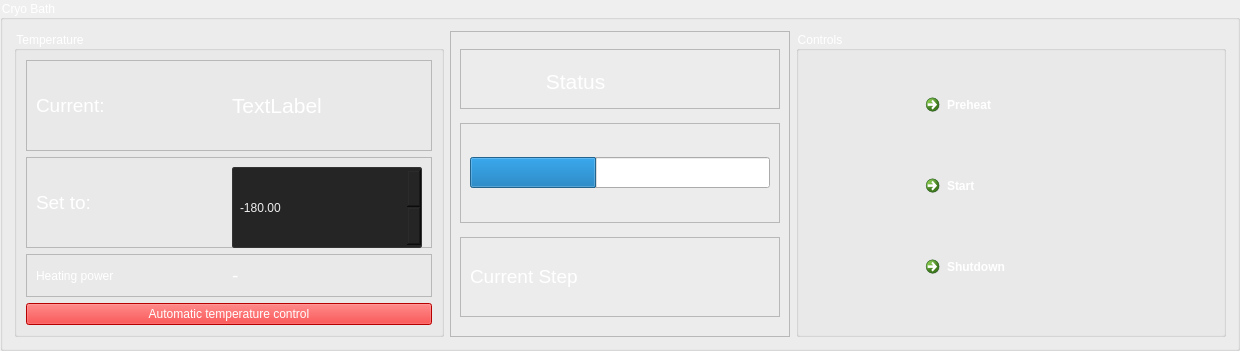
               <widget class="QGroupBox" name="cryo_box">
                <property name="cursor">
                 <cursorShape>ArrowCursor</cursorShape>
                </property>
                <property name="acceptDrops">
                 <bool>false</bool>
                </property>
                <property name="whatsThis">
                 <string/>
                </property>
                <property name="styleSheet">
                 <string notr="true">color: rgb(255, 255, 255)</string>
                </property>
                <property name="title">
                 <string>Cryo Bath</string>
                </property>
                <property name="checkable">
                 <bool>false</bool>
                </property>
                <layout class="QHBoxLayout" name="horizontalLayout_11">
                 <item>
                  <widget class="QGroupBox" name="temp_box_bottom_4">
                   <property name="minimumSize">
                    <size>
                     <width>430</width>
                     <height>229</height>
                    </size>
                   </property>
                   <property name="title">
                    <string>Temperature</string>
                   </property>
                   <layout class="QVBoxLayout" name="verticalLayout_15">
                    <item>
                     <widget class="QFrame" name="frame_24">
                      <property name="minimumSize">
                       <size>
                        <width>0</width>
                        <height>91</height>
                       </size>
                      </property>
                      <property name="maximumSize">
                       <size>
                        <width>16777215</width>
                        <height>91</height>
                       </size>
                      </property>
                      <property name="frameShape">
                       <enum>QFrame::StyledPanel</enum>
                      </property>
                      <property name="frameShadow">
                       <enum>QFrame::Raised</enum>
                      </property>
                      <layout class="QHBoxLayout" name="horizontalLayout_29">
                       <item>
                        <widget class="QLabel" name="label_8">
                         <property name="font">
                          <font>
                           <pointsize>14</pointsize>
                          </font>
                         </property>
                         <property name="text">
                          <string>Current:</string>
                         </property>
                        </widget>
                       </item>
                       <item>
                        <widget class="QLabel" name="temp_lable_bottom_4">
                         <property name="minimumSize">
                          <size>
                           <width>91</width>
                           <height>51</height>
                          </size>
                         </property>
                         <property name="font">
                          <font>
                           <pointsize>16</pointsize>
                          </font>
                         </property>
                         <property name="text">
                          <string>TextLabel</string>
                         </property>
                        </widget>
                       </item>
                      </layout>
                     </widget>
                    </item>
                    <item>
                     <widget class="QFrame" name="frame_5">
                      <property name="minimumSize">
                       <size>
                        <width>0</width>
                        <height>91</height>
                       </size>
                      </property>
                      <property name="maximumSize">
                       <size>
                        <width>16777215</width>
                        <height>91</height>
                       </size>
                      </property>
                      <property name="frameShape">
                       <enum>QFrame::StyledPanel</enum>
                      </property>
                      <property name="frameShadow">
                       <enum>QFrame::Raised</enum>
                      </property>
                      <layout class="QHBoxLayout" name="horizontalLayout_10">
                       <item>
                        <widget class="QLabel" name="label_12">
                         <property name="font">
                          <font>
                           <pointsize>14</pointsize>
                          </font>
                         </property>
                         <property name="text">
                          <string>Set to:</string>
                         </property>
                        </widget>
                       </item>
                       <item>
                        <widget class="QDoubleSpinBox" name="temp_control_botttom_4">
                         <property name="minimumSize">
                          <size>
                           <width>141</width>
                           <height>81</height>
                          </size>
                         </property>
                         <property name="styleSheet">
                          <string notr="true">background-color: #252525;
color : #eee;
border: 1px solid #343434;
padding: 3px;
padding-left: 5px;
border-radius : 2px;</string>
                         </property>
                         <property name="minimum">
                          <double>-200.000000000000000</double>
                         </property>
                         <property name="value">
                          <double>-180.000000000000000</double>
                         </property>
                        </widget>
                       </item>
                      </layout>
                     </widget>
                    </item>
                    <item>
                     <widget class="QFrame" name="frame_21">
                      <property name="maximumSize">
                       <size>
                        <width>16777215</width>
                        <height>70</height>
                       </size>
                      </property>
                      <property name="frameShape">
                       <enum>QFrame::StyledPanel</enum>
                      </property>
                      <property name="frameShadow">
                       <enum>QFrame::Raised</enum>
                      </property>
                      <layout class="QHBoxLayout" name="horizontalLayout_25">
                       <item>
                        <widget class="QLabel" name="lable2">
                         <property name="text">
                          <string>Heating power</string>
                         </property>
                        </widget>
                       </item>
                       <item>
                        <widget class="QLabel" name="power_label">
                         <property name="font">
                          <font>
                           <pointsize>14</pointsize>
                          </font>
                         </property>
                         <property name="text">
                          <string>-</string>
                         </property>
                        </widget>
                       </item>
                      </layout>
                     </widget>
                    </item>
                    <item>
                     <widget class="QPushButton" name="pid_control">
                      <property name="styleSheet">
                       <string notr="true">background-color: rgb(255, 0, 0);
</string>
                      </property>
                      <property name="text">
                       <string>Automatic temperature control</string>
                      </property>
                      <property name="checkable">
                       <bool>true</bool>
                      </property>
                     </widget>
                    </item>
                   </layout>
                  </widget>
                 </item>
                 <item>
                  <widget class="QFrame" name="frame">
                   <property name="frameShape">
                    <enum>QFrame::StyledPanel</enum>
                   </property>
                   <property name="frameShadow">
                    <enum>QFrame::Raised</enum>
                   </property>
                   <layout class="QGridLayout" name="gridLayout_5">
                    <item row="2" column="0">
                     <widget class="QFrame" name="frame_26">
                      <property name="minimumSize">
                       <size>
                        <width>0</width>
                        <height>80</height>
                       </size>
                      </property>
                      <property name="maximumSize">
                       <size>
                        <width>16777215</width>
                        <height>100</height>
                       </size>
                      </property>
                      <property name="frameShape">
                       <enum>QFrame::StyledPanel</enum>
                      </property>
                      <property name="frameShadow">
                       <enum>QFrame::Raised</enum>
                      </property>
                      <layout class="QHBoxLayout" name="horizontalLayout_28">
                       <item>
                        <widget class="QProgressBar" name="progressBar">
                         <property name="minimumSize">
                          <size>
                           <width>300</width>
                           <height>31</height>
                          </size>
                         </property>
                         <property name="maximumSize">
                          <size>
                           <width>300</width>
                           <height>31</height>
                          </size>
                         </property>
                         <property name="value">
                          <number>42</number>
                         </property>
                        </widget>
                       </item>
                      </layout>
                     </widget>
                    </item>
                    <item row="3" column="0">
                     <widget class="QFrame" name="frame_27">
                      <property name="maximumSize">
                       <size>
                        <width>16777215</width>
                        <height>80</height>
                       </size>
                      </property>
                      <property name="frameShape">
                       <enum>QFrame::StyledPanel</enum>
                      </property>
                      <property name="frameShadow">
                       <enum>QFrame::Raised</enum>
                      </property>
                      <layout class="QHBoxLayout" name="horizontalLayout_30">
                       <item>
                        <widget class="QLabel" name="current_step_label">
                         <property name="minimumSize">
                          <size>
                           <width>150</width>
                           <height>51</height>
                          </size>
                         </property>
                         <property name="maximumSize">
                          <size>
                           <width>500</width>
                           <height>51</height>
                          </size>
                         </property>
                         <property name="font">
                          <font>
                           <pointsize>14</pointsize>
                          </font>
                         </property>
                         <property name="text">
                          <string>Current Step</string>
                         </property>
                        </widget>
                       </item>
                      </layout>
                     </widget>
                    </item>
                    <item row="1" column="0">
                     <widget class="QFrame" name="frame_28">
                      <property name="minimumSize">
                       <size>
                        <width>0</width>
                        <height>45</height>
                       </size>
                      </property>
                      <property name="maximumSize">
                       <size>
                        <width>16777215</width>
                        <height>60</height>
                       </size>
                      </property>
                      <property name="frameShape">
                       <enum>QFrame::StyledPanel</enum>
                      </property>
                      <property name="frameShadow">
                       <enum>QFrame::Raised</enum>
                      </property>
                      <layout class="QHBoxLayout" name="horizontalLayout_31">
                       <item>
                        <widget class="QLabel" name="label_22">
                         <property name="minimumSize">
                          <size>
                           <width>160</width>
                           <height>45</height>
                          </size>
                         </property>
                         <property name="maximumSize">
                          <size>
                           <width>160</width>
                           <height>45</height>
                          </size>
                         </property>
                         <property name="font">
                          <font>
                           <pointsize>16</pointsize>
                          </font>
                         </property>
                         <property name="text">
                          <string> Status</string>
                         </property>
                        </widget>
                       </item>
                      </layout>
                     </widget>
                    </item>
                   </layout>
                  </widget>
                 </item>
                 <item>
                  <widget class="QGroupBox" name="control_box_4">
                   <property name="minimumSize">
                    <size>
                     <width>430</width>
                     <height>229</height>
                    </size>
                   </property>
                   <property name="title">
                    <string>Controls</string>
                   </property>
                   <layout class="QGridLayout" name="gridLayout_4">
                    <item row="2" column="0">
                     <widget class="QCommandLinkButton" name="shutdown_button_4">
                      <property name="minimumSize">
                       <size>
                        <width>92</width>
                        <height>41</height>
                       </size>
                      </property>
                      <property name="maximumSize">
                       <size>
                        <width>185</width>
                        <height>48</height>
                       </size>
                      </property>
                      <property name="text">
                       <string>Shutdown</string>
                      </property>
                      <property name="autoDefault">
                       <bool>true</bool>
                      </property>
                      <property name="default">
                       <bool>false</bool>
                      </property>
                     </widget>
                    </item>
                    <item row="0" column="0">
                     <widget class="QCommandLinkButton" name="prep_button">
                      <property name="minimumSize">
                       <size>
                        <width>92</width>
                        <height>41</height>
                       </size>
                      </property>
                      <property name="maximumSize">
                       <size>
                        <width>185</width>
                        <height>48</height>
                       </size>
                      </property>
                      <property name="styleSheet">
                       <string notr="true"/>
                      </property>
                      <property name="text">
                       <string>Preheat</string>
                      </property>
                      <property name="checkable">
                       <bool>true</bool>
                      </property>
                     </widget>
                    </item>
                    <item row="1" column="0">
                     <widget class="QCommandLinkButton" name="start_button_4">
                      <property name="minimumSize">
                       <size>
                        <width>92</width>
                        <height>41</height>
                       </size>
                      </property>
                      <property name="maximumSize">
                       <size>
                        <width>185</width>
                        <height>48</height>
                       </size>
                      </property>
                      <property name="styleSheet">
                       <string notr="true"/>
                      </property>
                      <property name="text">
                       <string>Start</string>
                      </property>
                      <property name="checkable">
                       <bool>true</bool>
                      </property>
                     </widget>
                    </item>
                   </layout>
                  </widget>
                 </item>
                </layout>
               </widget>
